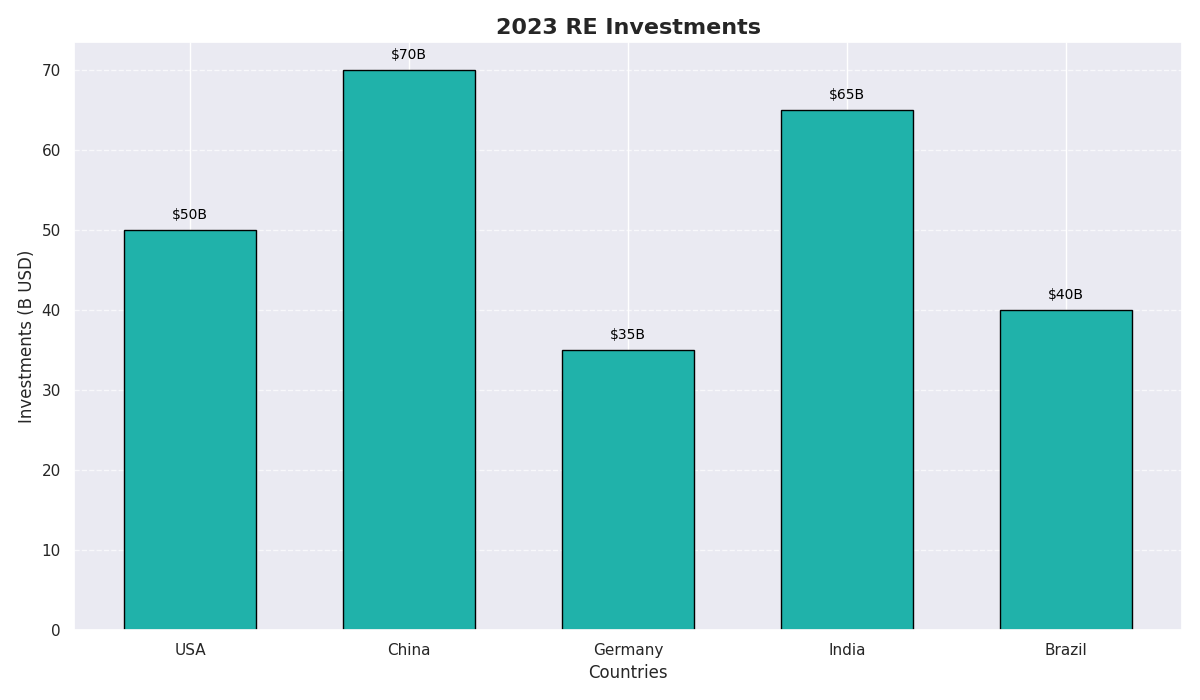

Here is the Python script that generated this plot:
import matplotlib.pyplot as plt
import numpy as np

countries = ['USA', 'China', 'Germany', 'India', 'Brazil']
total_investments = np.array([50, 70, 35, 65, 40])

# Consistent single color for all bars
single_color = '#20B2AA'

fig, ax = plt.subplots(figsize=(12, 7))

# Apply the single color to all data groups
ax.bar(countries, total_investments, color=single_color, edgecolor='black', width=0.6)

ax.set_title('2023 RE Investments', fontsize=16, fontweight='bold')
ax.set_ylabel('Investments (B USD)', fontsize=12)
ax.set_xlabel('Countries', fontsize=12)

for i, investment in enumerate(total_investments):
    ax.text(i, investment + 1, f"${investment}B", color='black', ha='center', va='bottom', fontsize=10)

ax.yaxis.grid(True, linestyle='--', alpha=0.7)

plt.tight_layout()
plt.show()
